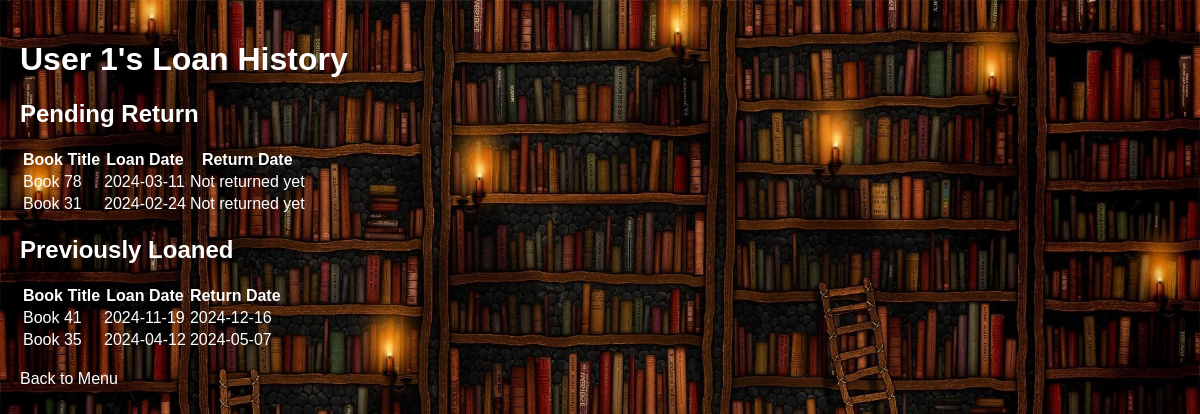
/user_loans/1, run on the app's committed database.
### initial.py (models this page shows)
class User(db.Model):
    id = db.Column(db.Integer, primary_key=True)
    name = db.Column(db.String(100), nullable=False)
    loans = db.relationship('Loan', backref='user', lazy=True)

class Loan(db.Model):
    id = db.Column(db.Integer, primary_key=True)
    book_id = db.Column(db.Integer, db.ForeignKey('book.id'), nullable=False)
    user_id = db.Column(db.Integer, db.ForeignKey('user.id'), nullable=False)
    loan_date = db.Column(db.Date, nullable=False)
    return_date = db.Column(db.Date, nullable=True)

class Book(db.Model):
    id = db.Column(db.Integer, primary_key=True)
    title = db.Column(db.String(100), nullable=False)
    author = db.Column(db.String(100), nullable=False)
    published_date = db.Column(db.String(10), nullable=False)
    status = db.Column(db.String(10), default="available")
    pages = db.Column(db.Integer, nullable=False, default=0)
    goodread_rating = db.Column(db.Float, nullable=False, default=0.0)
    loans = db.relationship('Loan', backref='book', lazy=True)     #backref to Loans

### initial.py (the view)
@app.route('/user_loans/<int:user_id>')
def user_loans(user_id):
    user = User.query.get(user_id)
    loans = Loan.query.filter_by(user_id=user_id).all()
    returned_loans = [loan for loan in loans if loan.return_date is not None]
    not_returned_loans = [loan for loan in loans if loan.return_date is None]
    returned_loans.sort(key=lambda loan: loan.return_date, reverse=True)
    return render_template('user_loans.html',
                           user=user,
                           returned_loans=returned_loans,
                           not_returned_loans=not_returned_loans)

### templates/user_loans.html (shortened to what this page needs)
<!DOCTYPE html>
<html lang="en">
<head>
    <link rel="stylesheet" href="{{ url_for('static', filename='style.css') }}">
</head>
<body>
    <h1>{{ user.name }}'s Loan History</h1>
    <h2>Pending Return</h2>
    {% if not_returned_loans %}
        <table>
            <thead>
                <tr>
                    <th>Book Title</th>
                    <th>Loan Date</th>
                    <th>Return Date</th>
                </tr>
            </thead>
            <tbody>
                {% for loan in not_returned_loans %}
                    <tr>
                        <td>{{ loan.book.title }}</td>
                        <td>{{ loan.loan_date }}</td>
                        <td>Not returned yet</td>
                    </tr>
                {% endfor %}
            </tbody>
        </table>
    {% else %}
        <p>No books are overdue or not returned yet.</p>
    {% endif %}
    <h2>Previously Loaned</h2>
    {% if returned_loans %}
        <table>
            <thead>
                <tr>
                    <th>Book Title</th>
                    <th>Loan Date</th>
                    <th>Return Date</th>
                </tr>
            </thead>
            <tbody>
                {% for loan in returned_loans %}
                    <tr>
                        <td>{{ loan.book.title }}</td>
                        <td>{{ loan.loan_date }}</td>
                        <td>{{ loan.return_date }}</td>
                    </tr>
                {% endfor %}
            </tbody>
        </table>
    {% else %}
        <p>No returned books.</p>
    {% endif %}
    <br>
    <a href="/">Back to Menu</a>
</body>
</html>

### static/style.css (style rules this page uses)
body { background-image: url('/static/background.jpg'); background-size: 100% 100%; background-position: center center; background-attachment: fixed; color: white; font-family: Arial, sans-serif; margin: 0; padding: 0; }
h1, h2, h3, p, a { color: white; }
a { text-decoration: none; }
body { padding: 20px; }

### data on the page
User: name "User 1"
Loan: book "Book 78", loan_date "2024-03-11"
Loan: book "Book 31", loan_date "2024-02-24"
Loan: book "Book 41", loan_date "2024-11-19", return_date "2024-12-16"
Loan: book "Book 35", loan_date "2024-04-12", return_date "2024-05-07"
